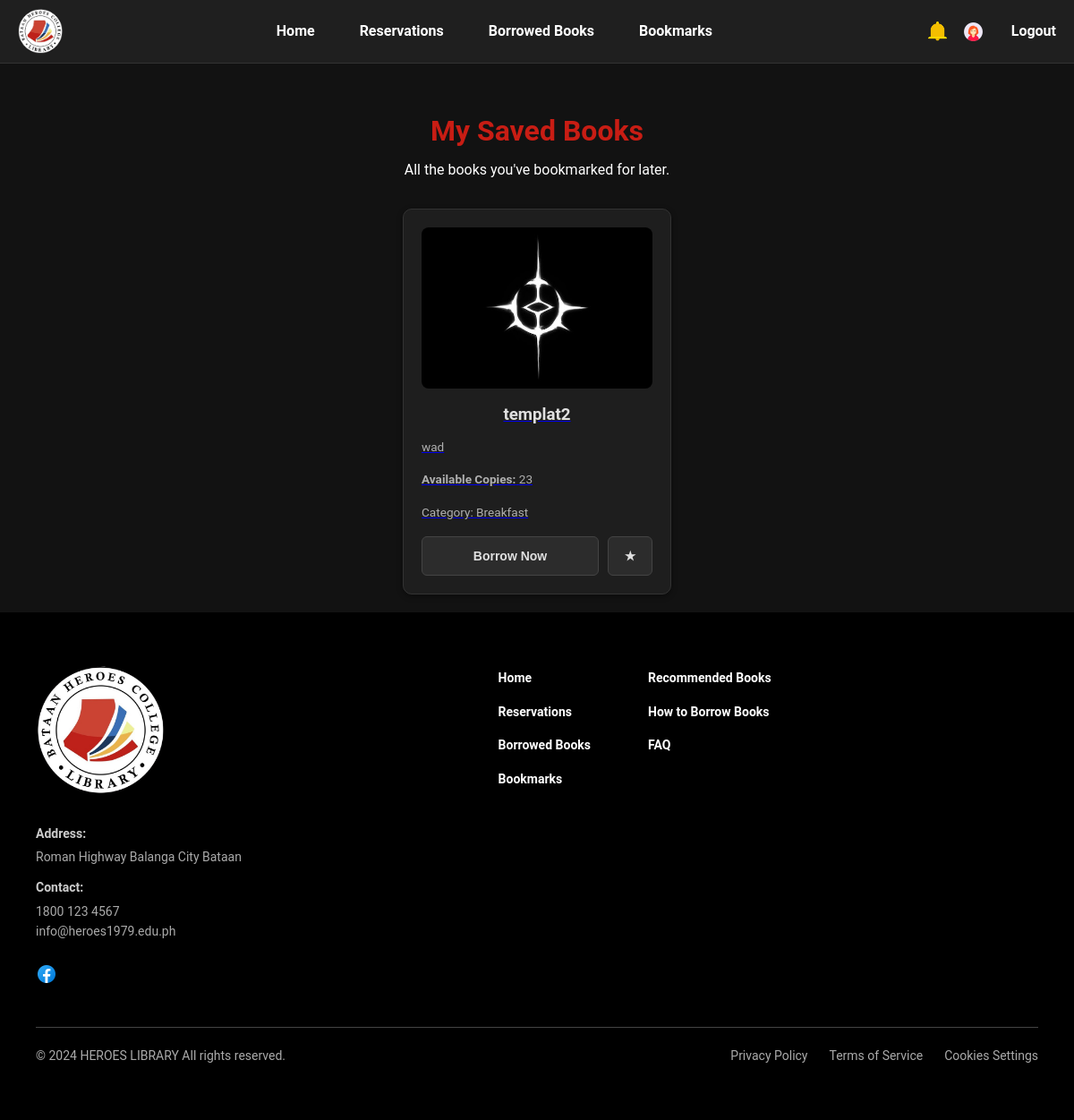
The app's page /frontend/bookmark.php (signed in) with its own data.
### tables this page shows
CREATE TABLE `books` (
  `book_id` int(11) NOT NULL,
  `book_name` varchar(255) NOT NULL,
  `book_description` text DEFAULT NULL,
  `category` varchar(255) NOT NULL,
  `favorite` tinyint(1) NOT NULL DEFAULT 0,
  `author` varchar(255) DEFAULT NULL,
  `publication_year` year(4) DEFAULT NULL,
  `total_copies` int(11) NOT NULL DEFAULT 1,
  `available_copies` int(11) NOT NULL DEFAULT 1,
  `book_image_path` varchar(255) DEFAULT NULL
);

### frontend/bookmark.php (the view, shortened to what this page needs)
<?php
include '../backend/db_connect.php';
$current_user_id = $_SESSION['id_number'];
$sql_favorites = "SELECT b.*
                  FROM user_favorites uf
                  JOIN books b ON uf.book_id = b.book_id
                  WHERE uf.id_number = ?";
$stmt_favorites = $conn->prepare($sql_favorites);
$stmt_favorites->bind_param("s", $current_user_id);
$stmt_favorites->execute();
$favorites_result = $stmt_favorites->get_result();
$borrowed_book_ids = [];
$reserved_book_ids = [];
?>
<!DOCTYPE html>
<html lang="en">
<head>
    <link rel="stylesheet" href="home.css">
</head>
<body>
    <header class="header">
        <div class="logo-container">
            <img src="LIBRARY_LOGO.png" alt="Logo">
        </div>
        <nav>
            <ul>
                <li><a href="home.php">Home</a></li>
                <li><a href="reservation-section.php">Reservations</a></li>
                <li><a href="borrow-books.php">Borrowed Books</a></li>
                <li><a href="bookmark.php">Bookmarks</a></li>
            </ul>
        </nav>
        <div class="prof-notif-icon" >
            <img class="notification-icons" src="NOTIF-ICON.png" alt="Notification">
            <button id="profileBtn" class="profile-btn" title="View Profile">
                <img class="profile-icons" src="profile-icon.png" alt="Profile">
            </button>
            <a href="../backend/logout.php" style="margin-left: 15px; color: white; text-decoration: none; font-weight: bold;">Logout</a>
        </div>
    </header>
    <div class="recommend-reads" style="margin-top: 40px;">
        <div class="recommended"><h1>My Saved Books</h1>
            <p>All the books you've bookmarked for later.</p>
        </div>
    </div>
    <div class="product-container">
        <?php if ($favorites_result->num_rows > 0): ?>
            <?php while($book = $favorites_result->fetch_assoc()): ?>
                <?php
                    $image_path = !empty($book['book_image_path']) ? '../' . htmlspecialchars($book['book_image_path']) : 'placeholder.png';
                    $has_borrowed = in_array($book['book_id'], $borrowed_book_ids);
                    $has_reserved = in_array($book['book_id'], $reserved_book_ids);
                ?>
                <div class="product-card">
                    <a href="book-details.php?id=<?php echo $book['book_id']; ?>" class="book-card-link">
                        <div class="card-clickable-area">
                            <img src="<?php echo $image_path; ?>" alt="<?php echo htmlspecialchars($book['book_name']); ?>">
                            <div class="card-info">
                                <h3><?php echo htmlspecialchars($book['book_name']); ?></h3>
                                <p><?php echo htmlspecialchars($book['book_description']); ?></p>
                                <p class="book-quantity"><strong>Available Copies:</strong> <?php echo htmlspecialchars($book['available_copies']); ?></p>
                                <?php if (!empty($book['category'])): ?>
                                <p class="book-category">Category: <?php echo htmlspecialchars($book['category']); ?></p>
                                <?php endif; ?>
                            </div>
                        </div>
                    </a>
                    <div class="button-group">
                        <?php if ($has_borrowed): ?>
                            <button class="borrowed-btn" disabled>Borrowed</button>
                        <?php elseif ($has_reserved): ?>
                            <button class="reserved-btn" disabled>Reserved</button>
                        <?php elseif ($book['available_copies'] > 0): ?>
                            <button class="open-borrow-modal-btn" data-book-id="<?php echo $book['book_id']; ?>" data-book-name="<?php echo htmlspecialchars($book['book_name']); ?>">Borrow Now</button>
                        <?php endif; ?>
                        <form class="favorite-form" action="../backend/toggle_favorite.php" method="POST" onclick="event.stopPropagation();">
                            <button type="submit" class="favorite-btn is-favorite">&#9733;</button>
                        </form>
                    </div>
                </div>
            <?php endwhile; ?>
        <?php else: ?>
            <p class="empty-message">You have not saved any books yet. Click the star icon on a book to add it here!</p>
        <?php endif; ?>
    </div>
    <footer>
        <div class="footer">
            <div class="footer-content">
                <div class="footer-column company-info">
                    <div class="company-logo"><img src="LIBRARY_LOGO.png" alt="Company Logo" /></div>
                    <div class="footer-details">
                        <div class="footer-item"><span class="footer-title">Address:</span><span class="footer-text">Roman Highway Balanga City Bataan</span></div>
                        <div class="footer-item"><span class="footer-title">Contact:</span><span class="footer-text">1800 123 4567</span><span class="footer-text">info@heroes1979.edu.ph</span></div>
                    </div>
                    <div class="social-links"><img src="FB_LOGO.png" alt="Facebook" /></div>
                </div>
                <div class="footer-column footer-links">
                    <ul>
                        <li><a href="home.php">Home</a></li>
                        <li><a href="my_reservations.php">Reservations</a></li>
                        <li><a href="borrow-books.php">Borrowed Books</a></li>
                        <li><a href="bookmark.php">Bookmarks</a></li>
                    </ul>
                    <ul>
                        <li><a href="#">Recommended Books</a></li>
                        <li><a href="#">How to Borrow Books</a></li>
                        <li><a href="#">FAQ</a></li>
                    </ul>
                </div>
            </div>
            <div class="footer-bottom">
                <div class="footer-row">
                    <span>© 2024 HEROES LIBRARY All rights reserved.</span>
                    <div class="footer-bottom-links">
                        <a href="#">Privacy Policy</a>
                        <a href="#">Terms of Service</a>
                        <a href="#">Cookies Settings</a>
                    </div>
                </div>
            </div>
        </div>
    </footer>
</body>
</html>

### frontend/home.css (style rules this page uses)
* { box-sizing: border-box; margin: 0; padding: 0; }
body { font-family: "Roboto", sans-serif; line-height: 1.6; background: #121212; color: #ffffff; }
header { background-color: #1f1f1f; color: white; padding: 10px 20px; display: flex; align-items: center; justify-content: space-between; flex-wrap: wrap; border-bottom: 1px solid #333; }
.logo-container { display: flex; align-items: center; gap: 10px; }
.logo-container img { max-width: 50px; max-height: 50px; }
.notification-icons, .profile-icons { max-width: 25px; max-height: 25px; }
nav ul { display: flex; list-style: none; gap: 20px; flex-wrap: wrap; justify-content: center; }
nav ul li { margin: 0 15px; }
nav ul li a { color: white; text-decoration: none; font-weight: bold; transition: 0.3s; }
header > div { display: flex; align-items: center; gap: 15px; }
.recommend-reads { text-align: center; width: 100%; padding: 10px; }
.recommended h1 { color: #c81d14; margin-bottom: 5px; }
.product-container { display: grid; grid-template-columns: repeat(auto-fit, minmax(280px, 1fr)); gap: 20px; margin: 0 auto; max-width: 1300px; padding: 20px; justify-items: center; }
.product-card { display: flex; flex-direction: column; width: 100%; max-width: 300px; border: 1px solid #333; background-color: #1e1e1e; box-shadow: 0 2px 6px rgba(0,0,0,0.4); padding: 20px; border-radius: 10px; transition: transform 0.3s ease, box-shadow 0.3s ease; }
.card-clickable-area { display: flex; flex-direction: column; flex-grow: 1; }
.product-card img { width: 100%; height: 180px; object-fit: cover; border-radius: 8px; margin-bottom: 15px; }
.product-card .card-info { flex-grow: 1; }
.product-card h3 { text-align: center; color: #e0e0e0; margin-bottom: 10px; }
.product-card p { font-size: 0.85rem; color: #b0b0b0; margin-bottom: 15px; overflow: hidden; text-align: justify; display: -webkit-box; -webkit-line-clamp: 3; -webkit-box-orient: vertical; }
.button-group { display: flex; gap: 10px; width: 100%; margin-top: auto; }
.open-borrow-modal-btn, .borrowed-btn { flex-grow: 1; }
.favorite-form { width: 50px; flex-shrink: 0; }
.button-group button, .borrowed-btn { width: 100%; height: 44px; display: flex; align-items: center; justify-content: center; border: 1px solid #444; background: #2c2c2c; color: #e0e0e0; font-weight: bold; font-size: 14px; border-radius: 6px; cursor: pointer; transition: all 0.3s ease; padding: 0 10px; }
.favorite-btn { font-size: 26px; padding: 0; }
footer { background: #000; padding: 60px 40px; color: #aaa; }
.footer-content { display: flex; max-width: 1200px; margin: 0 auto 40px auto; gap: 64px; flex-wrap: wrap; }
.footer-column { flex: 1; min-width: 220px; }
.footer-column.company-info { flex: 1.5; }
.company-logo img { width: 144px; margin-bottom: 24px; }
.footer-item { margin-bottom: 12px; }
.footer-title { font-size: 14px; font-weight: 600; color: #ccc; display: block; margin-bottom: 4px; }
.footer-text { font-size: 14px; display: block; }
.social-links { margin-top: 24px; }
.social-links img { width: 24px; height: 24px; }
.footer-column.footer-links { display: flex; gap: 64px; flex: 2; }
.footer-links ul { list-style: none; padding: 0; margin: 0; }
.footer-links ul li { margin-bottom: 12px; }
.footer-links ul li a { color: #fff; font-size: 14px; font-weight: 600; text-decoration: none; transition: color 0.3s ease; }
.footer-bottom { max-width: 1200px; margin: 0 auto; padding-top: 20px; border-top: 1px solid #444; }
.footer-row { display: flex; justify-content: space-between; align-items: center; flex-wrap: wrap; gap: 10px; }
.footer-row span { font-size: 14px; }
.footer-bottom-links { display: flex; gap: 24px; }
.footer-bottom-links a { font-size: 14px; color: #aaa; text-decoration: none; }
.profile-btn { background: none; border: none; cursor: pointer; padding: 0; display: flex; align-items: center; justify-content: center; }
.profile-btn .profile-icons { border-radius: 50%; transition: transform 0.2s ease-in-out, box-shadow 0.2s ease-in-out; }

### records on screen
books: book_image_path (picture), book_name "templat2", book_description "wad", available_copies "23", category "Breakfast"
